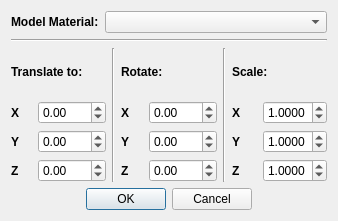
<?xml version="1.0" encoding="UTF-8"?>
<ui version="4.0">
 <class>propertiesDialog</class>
 <widget class="QDialog" name="propertiesDialog">
  <property name="geometry">
   <rect>
    <x>0</x>
    <y>0</y>
    <width>338</width>
    <height>221</height>
   </rect>
  </property>
  <property name="sizePolicy">
   <sizepolicy hsizetype="Fixed" vsizetype="Fixed">
    <horstretch>0</horstretch>
    <verstretch>0</verstretch>
   </sizepolicy>
  </property>
  <property name="windowTitle">
   <string>Model Properties Dialog</string>
  </property>
  <layout class="QVBoxLayout" name="verticalLayout_4">
   <item>
    <layout class="QHBoxLayout" name="horizontalLayout">
     <item>
      <widget class="QLabel" name="label">
       <property name="font">
        <font>
         <weight>75</weight>
         <bold>true</bold>
        </font>
       </property>
       <property name="text">
        <string>Model Material:</string>
       </property>
      </widget>
     </item>
     <item>
      <widget class="QComboBox" name="modelMaterialComboBox">
       <property name="sizePolicy">
        <sizepolicy hsizetype="MinimumExpanding" vsizetype="Fixed">
         <horstretch>0</horstretch>
         <verstretch>0</verstretch>
        </sizepolicy>
       </property>
      </widget>
     </item>
    </layout>
   </item>
   <item>
    <widget class="Line" name="line">
     <property name="orientation">
      <enum>Qt::Horizontal</enum>
     </property>
    </widget>
   </item>
   <item>
    <layout class="QHBoxLayout" name="horizontalLayout_2">
     <item>
      <layout class="QVBoxLayout" name="verticalLayout_3">
       <item>
        <widget class="QLabel" name="label_2">
         <property name="font">
          <font>
           <weight>75</weight>
           <bold>true</bold>
          </font>
         </property>
         <property name="toolTip">
          <string>&lt;!DOCTYPE HTML PUBLIC &quot;-//W3C//DTD HTML 4.0//EN&quot; &quot;http://www.w3.org/TR/REC-html40/strict.dtd&quot;&gt;
&lt;html&gt;&lt;head&gt;&lt;meta name=&quot;qrichtext&quot; content=&quot;1&quot; /&gt;&lt;style type=&quot;text/css&quot;&gt;
p, li { white-space: pre-wrap; }
&lt;/style&gt;&lt;/head&gt;&lt;body style=&quot; font-family:'Sans'; font-size:10pt; font-weight:600; font-style:normal;&quot;&gt;
&lt;p style=&quot; margin-top:0px; margin-bottom:0px; margin-left:0px; margin-right:0px; -qt-block-indent:0; text-indent:0px;&quot;&gt;&lt;span style=&quot; font-weight:400;&quot;&gt;Enter new position [mm]&lt;/span&gt;&lt;/p&gt;&lt;/body&gt;&lt;/html&gt;</string>
         </property>
         <property name="text">
          <string>Translate to:</string>
         </property>
        </widget>
       </item>
       <item>
        <layout class="QGridLayout" name="gridLayout">
         <item row="0" column="2">
          <widget class="QDoubleSpinBox" name="x_translate">
           <property name="minimum">
            <double>-100.000000000000000</double>
           </property>
           <property name="maximum">
            <double>300.000000000000000</double>
           </property>
           <property name="value">
            <double>0.000000000000000</double>
           </property>
          </widget>
         </item>
         <item row="1" column="1">
          <widget class="QLabel" name="label_6">
           <property name="font">
            <font>
             <weight>75</weight>
             <bold>true</bold>
            </font>
           </property>
           <property name="text">
            <string notr="true">Y</string>
           </property>
          </widget>
         </item>
         <item row="1" column="2">
          <widget class="QDoubleSpinBox" name="y_translate">
           <property name="minimum">
            <double>-100.000000000000000</double>
           </property>
           <property name="maximum">
            <double>300.000000000000000</double>
           </property>
          </widget>
         </item>
         <item row="2" column="1">
          <widget class="QLabel" name="label_7">
           <property name="font">
            <font>
             <weight>75</weight>
             <bold>true</bold>
            </font>
           </property>
           <property name="text">
            <string notr="true">Z</string>
           </property>
          </widget>
         </item>
         <item row="2" column="2">
          <widget class="QDoubleSpinBox" name="z_translate">
           <property name="minimum">
            <double>-100.000000000000000</double>
           </property>
           <property name="maximum">
            <double>300.000000000000000</double>
           </property>
          </widget>
         </item>
         <item row="0" column="1">
          <widget class="QLabel" name="label_5">
           <property name="font">
            <font>
             <weight>75</weight>
             <bold>true</bold>
            </font>
           </property>
           <property name="text">
            <string notr="true">X</string>
           </property>
          </widget>
         </item>
        </layout>
       </item>
      </layout>
     </item>
     <item>
      <widget class="Line" name="line_2">
       <property name="orientation">
        <enum>Qt::Vertical</enum>
       </property>
      </widget>
     </item>
     <item>
      <layout class="QVBoxLayout" name="verticalLayout_2">
       <item>
        <widget class="QLabel" name="label_3">
         <property name="font">
          <font>
           <weight>75</weight>
           <bold>true</bold>
          </font>
         </property>
         <property name="toolTip">
          <string>&lt;!DOCTYPE HTML PUBLIC &quot;-//W3C//DTD HTML 4.0//EN&quot; &quot;http://www.w3.org/TR/REC-html40/strict.dtd&quot;&gt;
&lt;html&gt;&lt;head&gt;&lt;meta name=&quot;qrichtext&quot; content=&quot;1&quot; /&gt;&lt;style type=&quot;text/css&quot;&gt;
p, li { white-space: pre-wrap; }
&lt;/style&gt;&lt;/head&gt;&lt;body style=&quot; font-family:'Sans'; font-size:10pt; font-weight:600; font-style:normal;&quot;&gt;
&lt;p style=&quot; margin-top:0px; margin-bottom:0px; margin-left:0px; margin-right:0px; -qt-block-indent:0; text-indent:0px;&quot;&gt;&lt;span style=&quot; font-weight:400;&quot;&gt;Rotation in every axis [degrees]&lt;/span&gt;&lt;/p&gt;&lt;/body&gt;&lt;/html&gt;</string>
         </property>
         <property name="text">
          <string>Rotate:</string>
         </property>
        </widget>
       </item>
       <item>
        <layout class="QGridLayout" name="gridLayout_2">
         <item row="0" column="0">
          <widget class="QLabel" name="label_8">
           <property name="font">
            <font>
             <weight>75</weight>
             <bold>true</bold>
            </font>
           </property>
           <property name="text">
            <string notr="true">X</string>
           </property>
          </widget>
         </item>
         <item row="0" column="1">
          <widget class="QDoubleSpinBox" name="x_rotate">
           <property name="minimum">
            <double>-360.000000000000000</double>
           </property>
           <property name="maximum">
            <double>360.000000000000000</double>
           </property>
           <property name="value">
            <double>0.000000000000000</double>
           </property>
          </widget>
         </item>
         <item row="1" column="0">
          <widget class="QLabel" name="label_9">
           <property name="font">
            <font>
             <weight>75</weight>
             <bold>true</bold>
            </font>
           </property>
           <property name="text">
            <string notr="true">Y</string>
           </property>
          </widget>
         </item>
         <item row="1" column="1">
          <widget class="QDoubleSpinBox" name="y_rotate">
           <property name="minimum">
            <double>-360.000000000000000</double>
           </property>
           <property name="maximum">
            <double>360.000000000000000</double>
           </property>
          </widget>
         </item>
         <item row="2" column="0">
          <widget class="QLabel" name="label_10">
           <property name="font">
            <font>
             <weight>75</weight>
             <bold>true</bold>
            </font>
           </property>
           <property name="text">
            <string notr="true">Z</string>
           </property>
          </widget>
         </item>
         <item row="2" column="1">
          <widget class="QDoubleSpinBox" name="z_rotate">
           <property name="minimum">
            <double>-360.000000000000000</double>
           </property>
           <property name="maximum">
            <double>360.000000000000000</double>
           </property>
          </widget>
         </item>
        </layout>
       </item>
      </layout>
     </item>
     <item>
      <widget class="Line" name="line_3">
       <property name="orientation">
        <enum>Qt::Vertical</enum>
       </property>
      </widget>
     </item>
     <item>
      <layout class="QVBoxLayout" name="verticalLayout">
       <item>
        <widget class="QLabel" name="label_4">
         <property name="font">
          <font>
           <weight>75</weight>
           <bold>true</bold>
          </font>
         </property>
         <property name="toolTip">
          <string>&lt;!DOCTYPE HTML PUBLIC &quot;-//W3C//DTD HTML 4.0//EN&quot; &quot;http://www.w3.org/TR/REC-html40/strict.dtd&quot;&gt;
&lt;html&gt;&lt;head&gt;&lt;meta name=&quot;qrichtext&quot; content=&quot;1&quot; /&gt;&lt;style type=&quot;text/css&quot;&gt;
p, li { white-space: pre-wrap; }
&lt;/style&gt;&lt;/head&gt;&lt;body style=&quot; font-family:'Sans'; font-size:10pt; font-weight:600; font-style:normal;&quot;&gt;
&lt;p style=&quot; margin-top:0px; margin-bottom:0px; margin-left:0px; margin-right:0px; -qt-block-indent:0; text-indent:0px;&quot;&gt;&lt;span style=&quot; font-weight:400;&quot;&gt;Scale in every axis (&amp;lt;1 reduce; &amp;gt;1 grow)&lt;/span&gt;&lt;/p&gt;&lt;/body&gt;&lt;/html&gt;</string>
         </property>
         <property name="text">
          <string>Scale:</string>
         </property>
        </widget>
       </item>
       <item>
        <layout class="QGridLayout" name="gridLayout_3">
         <item row="0" column="0">
          <widget class="QLabel" name="label_11">
           <property name="font">
            <font>
             <weight>75</weight>
             <bold>true</bold>
            </font>
           </property>
           <property name="text">
            <string notr="true">X</string>
           </property>
          </widget>
         </item>
         <item row="0" column="1">
          <widget class="QDoubleSpinBox" name="x_scale">
           <property name="decimals">
            <number>4</number>
           </property>
           <property name="maximum">
            <double>9.900000000000000</double>
           </property>
           <property name="value">
            <double>1.000000000000000</double>
           </property>
          </widget>
         </item>
         <item row="1" column="0">
          <widget class="QLabel" name="label_13">
           <property name="font">
            <font>
             <weight>75</weight>
             <bold>true</bold>
            </font>
           </property>
           <property name="text">
            <string notr="true">Y</string>
           </property>
          </widget>
         </item>
         <item row="1" column="1">
          <widget class="QDoubleSpinBox" name="y_scale">
           <property name="decimals">
            <number>4</number>
           </property>
           <property name="maximum">
            <double>9.900000000000000</double>
           </property>
           <property name="value">
            <double>1.000000000000000</double>
           </property>
          </widget>
         </item>
         <item row="2" column="0">
          <widget class="QLabel" name="label_12">
           <property name="font">
            <font>
             <weight>75</weight>
             <bold>true</bold>
            </font>
           </property>
           <property name="text">
            <string notr="true">Z</string>
           </property>
          </widget>
         </item>
         <item row="2" column="1">
          <widget class="QDoubleSpinBox" name="z_scale">
           <property name="decimals">
            <number>4</number>
           </property>
           <property name="maximum">
            <double>9.900000000000000</double>
           </property>
           <property name="value">
            <double>1.000000000000000</double>
           </property>
          </widget>
         </item>
        </layout>
       </item>
      </layout>
     </item>
    </layout>
   </item>
   <item>
    <widget class="QDialogButtonBox" name="buttonBox">
     <property name="orientation">
      <enum>Qt::Horizontal</enum>
     </property>
     <property name="standardButtons">
      <set>QDialogButtonBox::Cancel|QDialogButtonBox::Ok</set>
     </property>
     <property name="centerButtons">
      <bool>true</bool>
     </property>
    </widget>
   </item>
  </layout>
 </widget>
 <resources/>
 <connections>
  <connection>
   <sender>buttonBox</sender>
   <signal>accepted()</signal>
   <receiver>propertiesDialog</receiver>
   <slot>accept()</slot>
   <hints>
    <hint type="sourcelabel">
     <x>227</x>
     <y>199</y>
    </hint>
    <hint type="destinationlabel">
     <x>157</x>
     <y>220</y>
    </hint>
   </hints>
  </connection>
  <connection>
   <sender>buttonBox</sender>
   <signal>rejected()</signal>
   <receiver>propertiesDialog</receiver>
   <slot>reject()</slot>
   <hints>
    <hint type="sourcelabel">
     <x>295</x>
     <y>205</y>
    </hint>
    <hint type="destinationlabel">
     <x>286</x>
     <y>220</y>
    </hint>
   </hints>
  </connection>
 </connections>
</ui>
